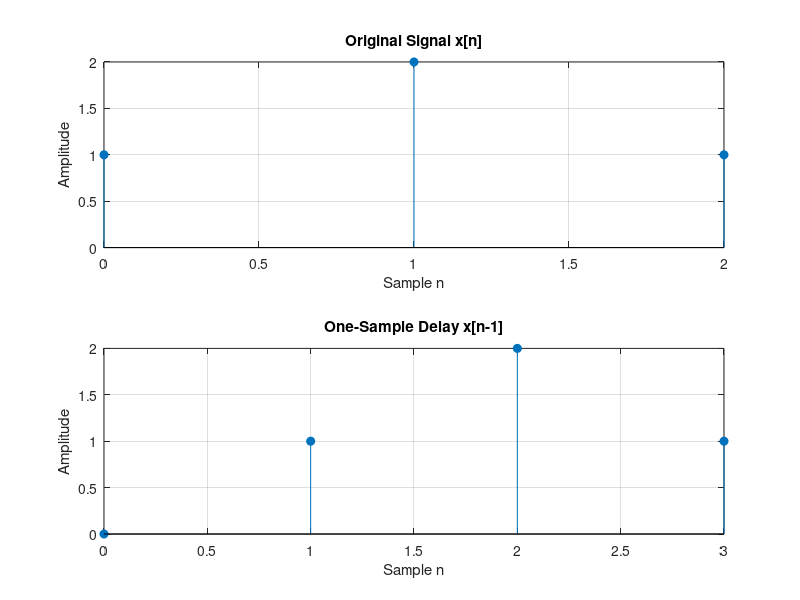
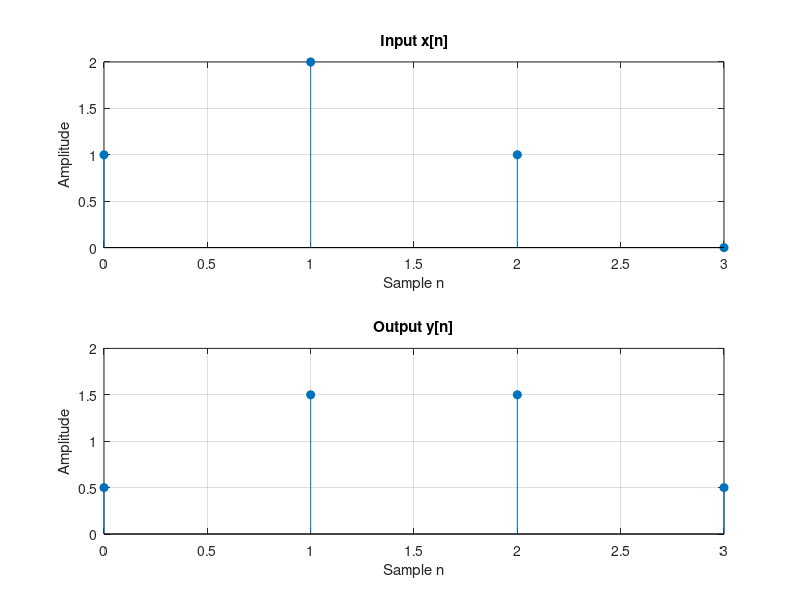

Reproduce these figures in MATLAB, in order.
clear; clc; close all;

x = [1 2 1];
n = 0:length(x)-1;

% Delay the signal by one sample
xDelayed = [0 x];
nDelayed = 0:length(xDelayed)-1;

figure;
subplot(2,1,1);
stem(n, x, 'filled');
title('Original Signal x[n]');
xlabel('Sample n'); ylabel('Amplitude');
grid on;

subplot(2,1,2);
stem(nDelayed, xDelayed, 'filled');
title('One-Sample Delay x[n-1]');
xlabel('Sample n'); ylabel('Amplitude');
grid on;

% Coefficients of H(z) = 0.5 + 0.5*z^(-1)
b = [0.5 0.5];
a = 1;

% Add one zero to show the final output sample
xInput = [x 0];
y = filter(b, a, xInput);
nOutput = 0:length( y )-1;

figure;
subplot(2,1,1);
stem(nOutput, xInput, 'filled');
title('Input x[n]');
xlabel('Sample n'); ylabel('Amplitude');
grid on;

subplot(2,1,2);
stem(nOutput, y, 'filled');
title('Output y[n]');
xlabel('Sample n'); ylabel('Amplitude');
grid on;

disp('Output samples:');
disp( y ) ;
